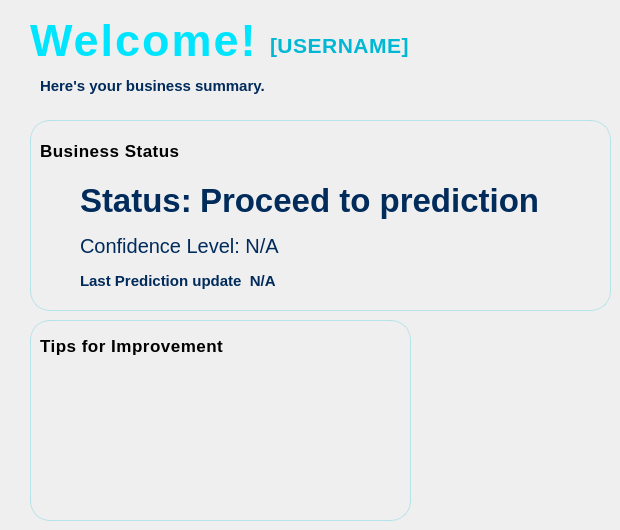
     <widget class="QWidget" name="home_widget">
      <widget class="QLabel" name="label_welcome">
       <property name="geometry">
        <rect>
         <x>30</x>
         <y>20</y>
         <width>271</width>
         <height>41</height>
        </rect>
       </property>
       <property name="styleSheet">
        <string notr="true">#label_welcome {
    color: #00E5FF;
    font-family: &quot;Poppins ExtraBold&quot;;
    font-size: 34pt;
    font-weight: 800;
    letter-spacing: 2px;
    border: none;
    background-color: transparent;
	text-shadow: 0px 0px 10px rgba(0, 229, 255, 0.6);

}


</string>
       </property>
       <property name="text">
        <string>Welcome!</string>
       </property>
      </widget>
      <widget class="QLabel" name="label_summary">
       <property name="geometry">
        <rect>
         <x>40</x>
         <y>70</y>
         <width>301</width>
         <height>31</height>
        </rect>
       </property>
       <property name="styleSheet">
        <string notr="true">#label_summary {
    font-family: &quot;Poppins&quot;;
    font-size: 11pt;
    font-weight: 500;
    color: #002B5B; /* Black text */
    background-color: transparent; /* Transparent background */
}
</string>
       </property>
       <property name="text">
        <string>Here's your business summary.</string>
       </property>
      </widget>
      <widget class="QFrame" name="frame_status">
       <property name="geometry">
        <rect>
         <x>30</x>
         <y>120</y>
         <width>581</width>
         <height>191</height>
        </rect>
       </property>
       <property name="styleSheet">
        <string notr="true">#frame_status {
    background-color: qlineargradient(
        spread:pad, x1:0, y1:0, x2:1, y2:1,
        stop:0 rgba(224, 247, 250, 255),  /* light cyan */
        stop:1 rgba(255, 255, 255, 255)    /* soft white */
    );
    border-radius: 20px;
    border: 1px solid rgba(0, 188, 212, 60); /* subtle cyan border */
    padding: 15px;
}
</string>
       </property>
       <property name="frameShape">
        <enum>QFrame::StyledPanel</enum>
       </property>
       <property name="frameShadow">
        <enum>QFrame::Raised</enum>
       </property>
       <widget class="QLabel" name="label_status">
        <property name="geometry">
         <rect>
          <x>10</x>
          <y>0</y>
          <width>181</width>
          <height>61</height>
         </rect>
        </property>
        <property name="styleSheet">
         <string notr="true">#label_status{
    background-color: transparent;
    font-family: &quot;Poppins&quot;;
    font-size: 13pt;
    font-weight: 600;
    color: #000000;
    letter-spacing: 0.5px;
}
</string>
        </property>
        <property name="text">
         <string>Business Status</string>
        </property>
       </widget>
       <widget class="QLabel" name="label_predicted">
        <property name="geometry">
         <rect>
          <x>170</x>
          <y>60</y>
          <width>341</width>
          <height>41</height>
         </rect>
        </property>
        <property name="styleSheet">
         <string notr="true">#label_predicted {
    font-size: 25pt;      /* Adjust bigger or smaller depending on your layout */
    font-weight: bold;
    color: #002B5B;       /* Replace with the exact color of your sidebar frame */
    background: transparent;
}
</string>
        </property>
        <property name="text">
         <string>Proceed to prediction.</string>
        </property>
       </widget>
       <widget class="QLabel" name="label_confidence">
        <property name="geometry">
         <rect>
          <x>50</x>
          <y>110</y>
          <width>471</width>
          <height>31</height>
         </rect>
        </property>
        <property name="styleSheet">
         <string notr="true">#label_confidence {
    font-size: 15pt;      /* Smaller than 36pt of PREDICTED SUCCESS */
    font-weight: semi-bold;
    color: #002B5B;       /* Same as sidebar / PREDICTED SUCCESS for consistency */
    background: transparent;
}
</string>
        </property>
        <property name="text">
         <string>Confidence Level: N/A</string>
        </property>
       </widget>
       <widget class="QLabel" name="label_last">
        <property name="geometry">
         <rect>
          <x>50</x>
          <y>150</y>
          <width>431</width>
          <height>21</height>
         </rect>
        </property>
        <property name="styleSheet">
         <string notr="true">#label_last {
    font-family: &quot;Poppins&quot;;
    font-size: 11pt;
    font-weight: 500;
    color: #002B5B; /* Black text */
    background-color: transparent; /* Transparent background */
}
</string>
        </property>
        <property name="text">
         <string>Last Prediction update  N/A</string>
        </property>
       </widget>
       <widget class="QLabel" name="label">
        <property name="geometry">
         <rect>
          <x>50</x>
          <y>60</y>
          <width>131</width>
          <height>41</height>
         </rect>
        </property>
        <property name="styleSheet">
         <string notr="true">#label {
    font-size: 25pt;      /* Adjust bigger or smaller depending on your layout */
    font-weight: bold;
    color: #002B5B;       /* Replace with the exact color of your sidebar frame */
    background: transparent;
}
</string>
        </property>
        <property name="text">
         <string>Status:</string>
        </property>
       </widget>
      </widget>
      <widget class="QFrame" name="frame_tips">
       <property name="geometry">
        <rect>
         <x>30</x>
         <y>320</y>
         <width>381</width>
         <height>201</height>
        </rect>
       </property>
       <property name="styleSheet">
        <string notr="true">#frame_tips {
    background-color: qlineargradient(
        spread:pad, x1:0, y1:0, x2:1, y2:1,
        stop:0 rgba(224, 247, 250, 255),  /* light cyan */
        stop:1 rgba(255, 255, 255, 255)   /* soft white */
    );
    border-radius: 20px;
    border: 1px solid rgba(0, 188, 212, 60); /* subtle cyan border */
    
}
</string>
       </property>
       <property name="frameShape">
        <enum>QFrame::StyledPanel</enum>
       </property>
       <property name="frameShadow">
        <enum>QFrame::Raised</enum>
       </property>
       <widget class="QLabel" name="label_tips">
        <property name="geometry">
         <rect>
          <x>10</x>
          <y>10</y>
          <width>231</width>
          <height>31</height>
         </rect>
        </property>
        <property name="styleSheet">
         <string notr="true">#label_tips{
    background-color: transparent;
    font-family: &quot;Poppins&quot;;
    font-size: 13pt;
    font-weight: 600;
    color: #000000;
    letter-spacing: 0.5px;
}
</string>
        </property>
        <property name="text">
         <string>Tips for Improvement </string>
        </property>
       </widget>
       <widget class="QLabel" name="tipsLabelH_2">
        <property name="geometry">
         <rect>
          <x>30</x>
          <y>70</y>
          <width>331</width>
          <height>20</height>
         </rect>
        </property>
        <property name="styleSheet">
         <string notr="true">color: #002B5B; </string>
        </property>
        <property name="text">
         <string/>
        </property>
       </widget>
       <widget class="QLabel" name="tipsLabelH_5">
        <property name="geometry">
         <rect>
          <x>30</x>
          <y>160</y>
          <width>331</width>
          <height>20</height>
         </rect>
        </property>
        <property name="styleSheet">
         <string notr="true">color: #002B5B; </string>
        </property>
        <property name="text">
         <string/>
        </property>
       </widget>
       <widget class="QLabel" name="tipsLabelH_4">
        <property name="geometry">
         <rect>
          <x>30</x>
          <y>130</y>
          <width>331</width>
          <height>20</height>
         </rect>
        </property>
        <property name="styleSheet">
         <string notr="true">color: #002B5B; </string>
        </property>
        <property name="text">
         <string/>
        </property>
       </widget>
       <widget class="QLabel" name="tipsLabelH_1">
        <property name="geometry">
         <rect>
          <x>30</x>
          <y>40</y>
          <width>331</width>
          <height>20</height>
         </rect>
        </property>
        <property name="styleSheet">
         <string notr="true">color: #002B5B; </string>
        </property>
        <property name="text">
         <string/>
        </property>
       </widget>
       <widget class="QLabel" name="tipsLabelH_3">
        <property name="geometry">
         <rect>
          <x>30</x>
          <y>100</y>
          <width>331</width>
          <height>20</height>
         </rect>
        </property>
        <property name="styleSheet">
         <string notr="true">color: #002B5B; </string>
        </property>
        <property name="text">
         <string/>
        </property>
       </widget>
      </widget>
      <widget class="QLabel" name="label_username">
       <property name="geometry">
        <rect>
         <x>270</x>
         <y>30</y>
         <width>151</width>
         <height>31</height>
        </rect>
       </property>
       <property name="styleSheet">
        <string notr="true">#label_username {
    color: #00B8D4;  /* deeper cyan-blue for better contrast */
    font-family: &quot;Segoe UI Semibold&quot;;
    font-size: 16pt;
    font-weight: 500;
    letter-spacing: 0.5px;
    border: none;
    background-color: transparent;
}
</string>
       </property>
       <property name="text">
        <string>[USERNAME]</string>
       </property>
      </widget>
     </widget>
